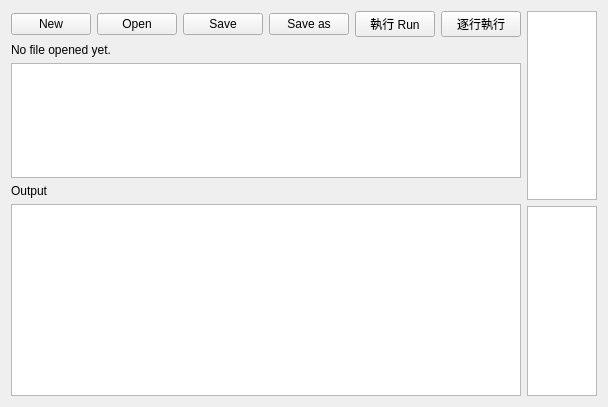
<?xml version="1.0" encoding="UTF-8"?>
<ui version="4.0">
 <class>PythonEditor</class>
 <widget class="QWidget" name="PythonEditor">
  <property name="geometry">
   <rect>
    <x>0</x>
    <y>0</y>
    <width>469</width>
    <height>407</height>
   </rect>
  </property>
  <property name="windowTitle">
   <string>PythonEditor</string>
  </property>
  <layout class="QVBoxLayout" name="verticalLayout">
   <item>
    <layout class="QHBoxLayout" name="horizontalLayout_3">
     <item>
      <layout class="QVBoxLayout" name="verticalLayout_4">
       <item>
        <layout class="QHBoxLayout" name="horizontalLayout">
         <item>
          <widget class="QPushButton" name="newButton">
           <property name="text">
            <string>New</string>
           </property>
          </widget>
         </item>
         <item>
          <widget class="QPushButton" name="openButton">
           <property name="text">
            <string>Open</string>
           </property>
          </widget>
         </item>
         <item>
          <widget class="QPushButton" name="saveButton">
           <property name="text">
            <string>Save</string>
           </property>
          </widget>
         </item>
         <item>
          <widget class="QPushButton" name="saveAsButton">
           <property name="text">
            <string>Save as</string>
           </property>
          </widget>
         </item>
         <item>
          <widget class="QPushButton" name="runButton">
           <property name="text">
            <string>執行 Run</string>
           </property>
          </widget>
         </item>
         <item>
          <widget class="QPushButton" name="lineByLineButton">
           <property name="text">
            <string>逐行執行</string>
           </property>
          </widget>
         </item>
        </layout>
       </item>
       <item>
        <widget class="QLabel" name="filenameLabel">
         <property name="text">
          <string>No file opened yet.</string>
         </property>
        </widget>
       </item>
       <item>
        <widget class="QTextEdit" name="editorEdit">
         <property name="sizePolicy">
          <sizepolicy hsizetype="Expanding" vsizetype="Expanding">
           <horstretch>0</horstretch>
           <verstretch>0</verstretch>
          </sizepolicy>
         </property>
         <property name="minimumSize">
          <size>
           <width>0</width>
           <height>20</height>
          </size>
         </property>
        </widget>
       </item>
       <item>
        <widget class="QLabel" name="label">
         <property name="text">
          <string>Output</string>
         </property>
        </widget>
       </item>
       <item>
        <widget class="QTextBrowser" name="outputTextBrowser">
         <property name="sizePolicy">
          <sizepolicy hsizetype="Expanding" vsizetype="Minimum">
           <horstretch>0</horstretch>
           <verstretch>0</verstretch>
          </sizepolicy>
         </property>
         <property name="html">
          <string>&lt;!DOCTYPE HTML PUBLIC &quot;-//W3C//DTD HTML 4.0//EN&quot; &quot;http://www.w3.org/TR/REC-html40/strict.dtd&quot;&gt;
&lt;html&gt;&lt;head&gt;&lt;meta name=&quot;qrichtext&quot; content=&quot;1&quot; /&gt;&lt;style type=&quot;text/css&quot;&gt;
p, li { white-space: pre-wrap; }
&lt;/style&gt;&lt;/head&gt;&lt;body style=&quot; font-family:'PMingLiU'; font-size:9pt; font-weight:400; font-style:normal;&quot;&gt;
&lt;p style=&quot;-qt-paragraph-type:empty; margin-top:0px; margin-bottom:0px; margin-left:0px; margin-right:0px; -qt-block-indent:0; text-indent:0px; font-size:12pt;&quot;&gt;&lt;br /&gt;&lt;/p&gt;&lt;/body&gt;&lt;/html&gt;</string>
         </property>
        </widget>
       </item>
      </layout>
     </item>
     <item>
      <layout class="QVBoxLayout" name="verticalLayout_5">
       <item>
        <widget class="QTableWidget" name="globalVarTableWidget"/>
       </item>
       <item>
        <widget class="QTableWidget" name="localVarTableWidget"/>
       </item>
      </layout>
     </item>
    </layout>
   </item>
  </layout>
 </widget>
 <resources/>
 <connections/>
</ui>
